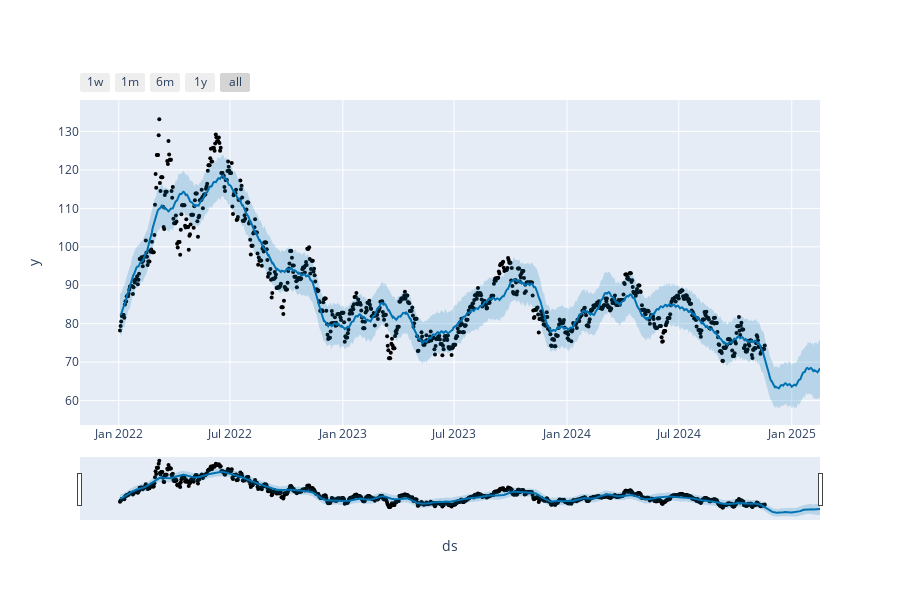

This figure's notebook cell:
### Code cell
fig = plot_plotly(modelo, previsao)
fig.show()

### Figure 1 — Plotly figure (JSON) as saved in the notebook; plotly's stock layout.template omitted (floating-point values rounded to 4 significant figures; data arrays with more than 128 entries replaced by an {"elided": "..."} marker saying what was removed)
{"data": [{"marker": {"color": "black", "size": 4}, "mode": "markers", "name": "Actual", "type": "scatter", "x": {"elided": "1051 str values"}, "y": {"elided": "1051 float values"}}, {"hoverinfo": "skip", "line": {"width": 0}, "mode": "lines", "type": "scatter", "x": {"elided": "1141 str values"}, "y": {"elided": "1141 float values"}}, {"fill": "tonexty", "fillcolor": "rgba(0, 114, 178, 0.2)", "line": {"color": "#0072B2", "width": 2}, "mode": "lines", "name": "Predicted", "type": "scatter", "x": {"elided": "1141 str values"}, "y": {"elided": "1141 float values"}}, {"fill": "tonexty", "fillcolor": "rgba(0, 114, 178, 0.2)", "hoverinfo": "skip", "line": {"width": 0}, "mode": "lines", "type": "scatter", "x": {"elided": "1141 str values"}, "y": {"elided": "1141 float values"}}], "layout": {"height": 600, "showlegend": false, "width": 900, "xaxis": {"rangeselector": {"buttons": [{"count": 7, "label": "1w", "step": "day", "stepmode": "backward"}, {"count": 1, "label": "1m", "step": "month", "stepmode": "backward"}, {"count": 6, "label": "6m", "step": "month", "stepmode": "backward"}, {"count": 1, "label": "1y", "step": "year", "stepmode": "backward"}, {"step": "all"}]}, "rangeslider": {"visible": true}, "title": {"text": "ds"}, "type": "date"}, "yaxis": {"title": {"text": "y"}}}}
